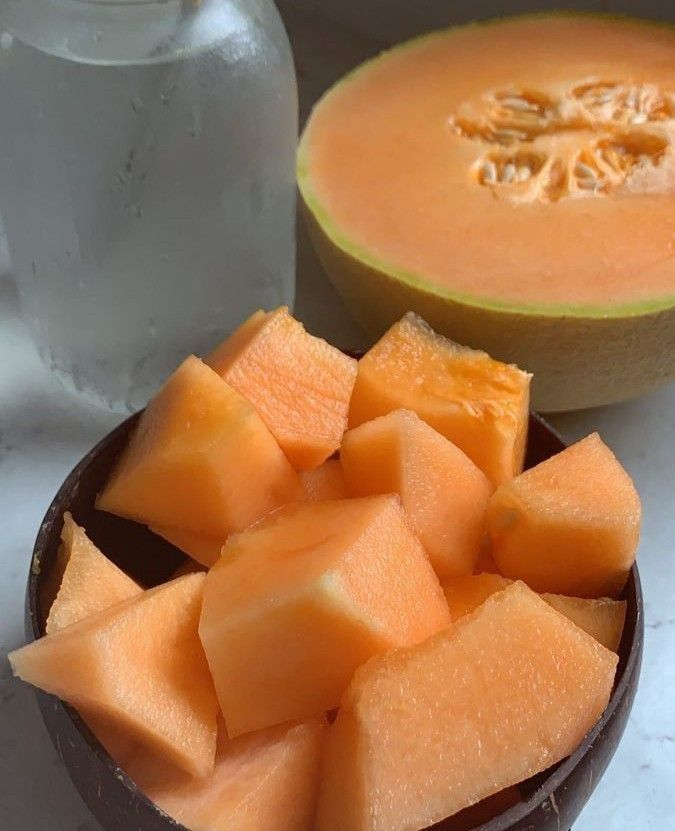
#> input picture Coding/OpenCV/Basics/Images/Rock_melon.jpeg, 675 x 831 px, found by its file name
$ python Image_processing.py
#> lines starting #> are read from the running program, lines starting #| are printed output that depends on the picture
import cv2 as cv

# img = "Basics/Images/Rock_melon.jpeg"
img = cv.imread("OpenCV/Basics/Images/Rock_melon.jpeg")
#> img is the input picture: shape (831, 675, 3); mean B, G, R 79.4, 116, 161.5

(h, w) = img.shape[:2]
#> h = 831; w = 675
aspect_ratio = w/h
#> aspect_ratio = 0.812
resized_h = 400
resized_w = int(resized_h*aspect_ratio)
#> resized_w = 324

scaling = cv.resize(img, (resized_w, resized_h))

# grayscale
grayscale = cv.cvtColor(scaling, cv.COLOR_BGR2GRAY)
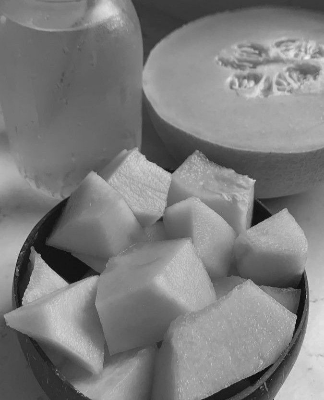
#> grayscale: shape (400, 324); min 8, max 241, mean 125.3
# blur
blurred = cv.GaussianBlur(scaling, (21, 21), 0)
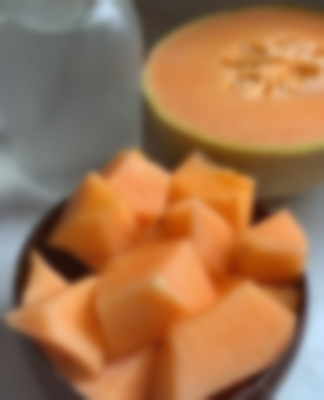
#> blurred: shape (400, 324, 3); mean B, G, R 79.3, 115.9, 161.4
# edge detection
edge = cv.Canny(scaling, 100, 200)
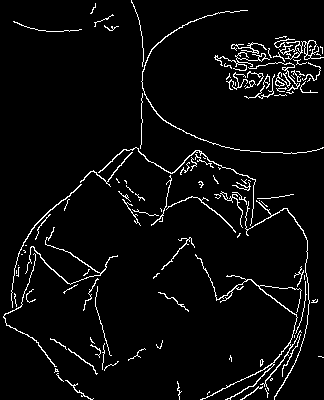
#> edge: shape (400, 324); 4.5% white in thin lines or dots
# image, threshold 1, threshold 2.
# pixels with a lower gradient than threshold 1 are ignored
# pixels with a higher gradient that threshold 2 are strong edges
# pixels between these 2 are weak edges and are shown if connected to a strong edge

# A gradient in an image measures how fast pixel intensity (brightness) changes from one pixel to another. It helps detect edges, which are areas where this intensity changes sharply.

cv.imshow("Image Grayscale", grayscale)
cv.imshow("Image Blurred", blurred)
cv.imshow("Image edges", edge)

cv.waitKey(0)
cv.destroyAllWindows()
